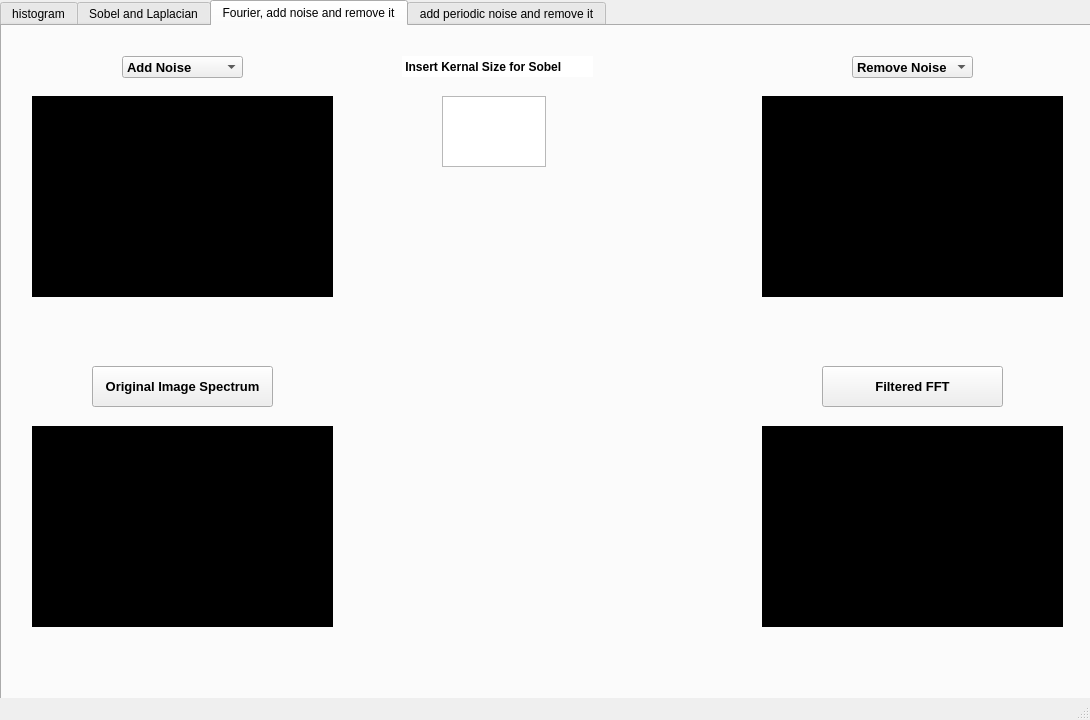
<?xml version="1.0" encoding="UTF-8"?>
<ui version="4.0">
 <class>MainWindow</class>
 <widget class="QMainWindow" name="MainWindow">
  <property name="geometry">
   <rect>
    <x>0</x>
    <y>0</y>
    <width>1090</width>
    <height>720</height>
   </rect>
  </property>
  <property name="mouseTracking">
   <bool>false</bool>
  </property>
  <property name="windowTitle">
   <string>MainWindow</string>
  </property>
  <widget class="QWidget" name="centralwidget">
   <widget class="QTabWidget" name="tabWidget">
    <property name="geometry">
     <rect>
      <x>0</x>
      <y>0</y>
      <width>1091</width>
      <height>781</height>
     </rect>
    </property>
    <property name="currentIndex">
     <number>2</number>
    </property>
    <widget class="QWidget" name="tab">
     <attribute name="title">
      <string>histogram</string>
     </attribute>
     <widget class="QPushButton" name="pushButton">
      <property name="geometry">
       <rect>
        <x>240</x>
        <y>0</y>
        <width>91</width>
        <height>41</height>
       </rect>
      </property>
      <property name="text">
       <string/>
      </property>
      <property name="icon">
       <iconset>
        <normaloff>images/a4062ad37f408df.png</normaloff>images/a4062ad37f408df.png</iconset>
      </property>
      <property name="iconSize">
       <size>
        <width>91</width>
        <height>41</height>
       </size>
      </property>
     </widget>
     <widget class="QLabel" name="label">
      <property name="geometry">
       <rect>
        <x>130</x>
        <y>50</y>
        <width>301</width>
        <height>201</height>
       </rect>
      </property>
      <property name="styleSheet">
       <string notr="true">
background-color: rgb(0, 0, 0);</string>
      </property>
      <property name="text">
       <string/>
      </property>
     </widget>
     <widget class="MplWid2" name="MplWid2" native="true">
      <property name="geometry">
       <rect>
        <x>0</x>
        <y>320</y>
        <width>541</width>
        <height>301</height>
       </rect>
      </property>
     </widget>
     <widget class="QPushButton" name="pushButton_2">
      <property name="geometry">
       <rect>
        <x>210</x>
        <y>270</y>
        <width>141</width>
        <height>31</height>
       </rect>
      </property>
      <property name="font">
       <font>
        <pointsize>10</pointsize>
        <weight>75</weight>
        <bold>true</bold>
       </font>
      </property>
      <property name="styleSheet">
       <string notr="true">background-color: rgb(85, 170, 255);</string>
      </property>
      <property name="text">
       <string>calculate histogram</string>
      </property>
     </widget>
     <widget class="QPushButton" name="pushButton_3">
      <property name="geometry">
       <rect>
        <x>760</x>
        <y>10</y>
        <width>101</width>
        <height>31</height>
       </rect>
      </property>
      <property name="font">
       <font>
        <pointsize>10</pointsize>
        <weight>75</weight>
        <bold>true</bold>
       </font>
      </property>
      <property name="styleSheet">
       <string notr="true">background-color: rgb(0, 85, 255);
background-color: rgb(85, 170, 255);</string>
      </property>
      <property name="text">
       <string>equalize</string>
      </property>
     </widget>
     <widget class="QLabel" name="label_2">
      <property name="geometry">
       <rect>
        <x>660</x>
        <y>60</y>
        <width>301</width>
        <height>201</height>
       </rect>
      </property>
      <property name="styleSheet">
       <string notr="true">
background-color: rgb(0, 0, 0);</string>
      </property>
      <property name="text">
       <string/>
      </property>
     </widget>
     <widget class="QPushButton" name="pushButton_4">
      <property name="geometry">
       <rect>
        <x>710</x>
        <y>280</y>
        <width>201</width>
        <height>31</height>
       </rect>
      </property>
      <property name="font">
       <font>
        <pointsize>10</pointsize>
        <weight>75</weight>
        <bold>true</bold>
       </font>
      </property>
      <property name="styleSheet">
       <string notr="true">background-color: rgb(85, 170, 255);</string>
      </property>
      <property name="text">
       <string>calculate equalize histogram</string>
      </property>
     </widget>
     <widget class="MplWid2" name="MplWid2_2" native="true">
      <property name="geometry">
       <rect>
        <x>540</x>
        <y>320</y>
        <width>541</width>
        <height>301</height>
       </rect>
      </property>
     </widget>
    </widget>
    <widget class="QWidget" name="tab_2">
     <attribute name="title">
      <string>Sobel and Laplacian</string>
     </attribute>
     <widget class="QPushButton" name="pushButton_5">
      <property name="geometry">
       <rect>
        <x>150</x>
        <y>230</y>
        <width>231</width>
        <height>71</height>
       </rect>
      </property>
      <property name="font">
       <font>
        <pointsize>20</pointsize>
        <weight>75</weight>
        <bold>true</bold>
       </font>
      </property>
      <property name="styleSheet">
       <string notr="true">background-color: rgb(85, 170, 255);</string>
      </property>
      <property name="text">
       <string>Sobel</string>
      </property>
     </widget>
     <widget class="QPushButton" name="pushButton_6">
      <property name="geometry">
       <rect>
        <x>750</x>
        <y>230</y>
        <width>221</width>
        <height>71</height>
       </rect>
      </property>
      <property name="font">
       <font>
        <pointsize>20</pointsize>
        <weight>75</weight>
        <bold>true</bold>
       </font>
      </property>
      <property name="styleSheet">
       <string notr="true">background-color: rgb(85, 170, 255);</string>
      </property>
      <property name="text">
       <string>laplacian</string>
      </property>
     </widget>
     <widget class="QTextEdit" name="textEdit">
      <property name="geometry">
       <rect>
        <x>220</x>
        <y>390</y>
        <width>104</width>
        <height>71</height>
       </rect>
      </property>
     </widget>
     <widget class="QLabel" name="label_13">
      <property name="geometry">
       <rect>
        <x>180</x>
        <y>350</y>
        <width>191</width>
        <height>21</height>
       </rect>
      </property>
      <property name="font">
       <font>
        <pointsize>9</pointsize>
        <weight>75</weight>
        <bold>true</bold>
       </font>
      </property>
      <property name="styleSheet">
       <string notr="true">background-color: rgb(255, 255, 255);</string>
      </property>
      <property name="text">
       <string> Insert Kernal Size for Sobel</string>
      </property>
     </widget>
    </widget>
    <widget class="QWidget" name="tab_3">
     <attribute name="title">
      <string>Fourier, add noise and remove it</string>
     </attribute>
     <widget class="QComboBox" name="comboBox_2">
      <property name="geometry">
       <rect>
        <x>850</x>
        <y>30</y>
        <width>121</width>
        <height>22</height>
       </rect>
      </property>
      <property name="font">
       <font>
        <pointsize>10</pointsize>
        <weight>75</weight>
        <bold>true</bold>
       </font>
      </property>
      <item>
       <property name="text">
        <string>Remove Noise</string>
       </property>
      </item>
      <item>
       <property name="text">
        <string>median filter</string>
       </property>
      </item>
      <item>
       <property name="text">
        <string>gaussian filter</string>
       </property>
      </item>
     </widget>
     <widget class="QLabel" name="label_5">
      <property name="geometry">
       <rect>
        <x>760</x>
        <y>70</y>
        <width>301</width>
        <height>201</height>
       </rect>
      </property>
      <property name="styleSheet">
       <string notr="true">
background-color: rgb(0, 0, 0);</string>
      </property>
      <property name="text">
       <string/>
      </property>
     </widget>
     <widget class="QLabel" name="label_3">
      <property name="geometry">
       <rect>
        <x>30</x>
        <y>400</y>
        <width>301</width>
        <height>201</height>
       </rect>
      </property>
      <property name="font">
       <font>
        <pointsize>10</pointsize>
       </font>
      </property>
      <property name="styleSheet">
       <string notr="true">
background-color: rgb(0, 0, 0);</string>
      </property>
      <property name="text">
       <string/>
      </property>
     </widget>
     <widget class="QPushButton" name="pushButton_7">
      <property name="geometry">
       <rect>
        <x>90</x>
        <y>340</y>
        <width>181</width>
        <height>41</height>
       </rect>
      </property>
      <property name="font">
       <font>
        <pointsize>10</pointsize>
        <weight>75</weight>
        <bold>true</bold>
       </font>
      </property>
      <property name="text">
       <string>Original Image Spectrum</string>
      </property>
     </widget>
     <widget class="QComboBox" name="comboBox">
      <property name="geometry">
       <rect>
        <x>120</x>
        <y>30</y>
        <width>121</width>
        <height>22</height>
       </rect>
      </property>
      <property name="font">
       <font>
        <pointsize>10</pointsize>
        <weight>75</weight>
        <bold>true</bold>
       </font>
      </property>
      <item>
       <property name="text">
        <string>Add Noise</string>
       </property>
      </item>
      <item>
       <property name="text">
        <string>salt and paper</string>
       </property>
      </item>
      <item>
       <property name="text">
        <string>gaussian </string>
       </property>
      </item>
     </widget>
     <widget class="QLabel" name="label_4">
      <property name="geometry">
       <rect>
        <x>30</x>
        <y>70</y>
        <width>301</width>
        <height>201</height>
       </rect>
      </property>
      <property name="styleSheet">
       <string notr="true">
background-color: rgb(0, 0, 0);</string>
      </property>
      <property name="text">
       <string/>
      </property>
     </widget>
     <widget class="QPushButton" name="pushButton_9">
      <property name="geometry">
       <rect>
        <x>820</x>
        <y>340</y>
        <width>181</width>
        <height>41</height>
       </rect>
      </property>
      <property name="font">
       <font>
        <pointsize>10</pointsize>
        <weight>75</weight>
        <bold>true</bold>
       </font>
      </property>
      <property name="text">
       <string>Filtered FFT</string>
      </property>
     </widget>
     <widget class="QLabel" name="label_9">
      <property name="geometry">
       <rect>
        <x>760</x>
        <y>400</y>
        <width>301</width>
        <height>201</height>
       </rect>
      </property>
      <property name="font">
       <font>
        <pointsize>10</pointsize>
       </font>
      </property>
      <property name="styleSheet">
       <string notr="true">
background-color: rgb(0, 0, 0);</string>
      </property>
      <property name="text">
       <string/>
      </property>
     </widget>
     <widget class="QLabel" name="label_14">
      <property name="geometry">
       <rect>
        <x>400</x>
        <y>30</y>
        <width>191</width>
        <height>21</height>
       </rect>
      </property>
      <property name="font">
       <font>
        <pointsize>9</pointsize>
        <weight>75</weight>
        <bold>true</bold>
       </font>
      </property>
      <property name="styleSheet">
       <string notr="true">background-color: rgb(255, 255, 255);</string>
      </property>
      <property name="text">
       <string> Insert Kernal Size for Sobel</string>
      </property>
     </widget>
     <widget class="QTextEdit" name="textEdit_2">
      <property name="geometry">
       <rect>
        <x>440</x>
        <y>70</y>
        <width>104</width>
        <height>71</height>
       </rect>
      </property>
     </widget>
    </widget>
    <widget class="QWidget" name="tab_4">
     <attribute name="title">
      <string>add periodic noise and remove it</string>
     </attribute>
     <widget class="QPushButton" name="pushButton_8">
      <property name="geometry">
       <rect>
        <x>150</x>
        <y>20</y>
        <width>151</width>
        <height>41</height>
       </rect>
      </property>
      <property name="font">
       <font>
        <pointsize>10</pointsize>
        <weight>75</weight>
        <bold>true</bold>
       </font>
      </property>
      <property name="styleSheet">
       <string notr="true">background-color: rgb(85, 170, 255);</string>
      </property>
      <property name="text">
       <string>Add periodic noise</string>
      </property>
     </widget>
     <widget class="QLabel" name="label_6">
      <property name="geometry">
       <rect>
        <x>30</x>
        <y>70</y>
        <width>391</width>
        <height>341</height>
       </rect>
      </property>
      <property name="styleSheet">
       <string notr="true">
background-color: rgb(0, 0, 0);</string>
      </property>
      <property name="text">
       <string/>
      </property>
     </widget>
     <widget class="QLabel" name="label_7">
      <property name="geometry">
       <rect>
        <x>30</x>
        <y>480</y>
        <width>141</width>
        <height>31</height>
       </rect>
      </property>
      <property name="styleSheet">
       <string notr="true">background-color: rgb(85, 170, 255);</string>
      </property>
      <property name="text">
       <string>       select type of filter</string>
      </property>
     </widget>
     <widget class="QComboBox" name="comboBox_3">
      <property name="geometry">
       <rect>
        <x>190</x>
        <y>480</y>
        <width>181</width>
        <height>31</height>
       </rect>
      </property>
      <property name="font">
       <font>
        <pointsize>10</pointsize>
        <weight>75</weight>
        <bold>true</bold>
       </font>
      </property>
      <item>
       <property name="text">
        <string>Apply Filter</string>
       </property>
      </item>
      <item>
       <property name="text">
        <string>band reject filter</string>
       </property>
      </item>
      <item>
       <property name="text">
        <string>Mask</string>
       </property>
      </item>
     </widget>
     <widget class="QLabel" name="label_8">
      <property name="geometry">
       <rect>
        <x>690</x>
        <y>70</y>
        <width>281</width>
        <height>261</height>
       </rect>
      </property>
      <property name="styleSheet">
       <string notr="true">
background-color: rgb(0, 0, 0);</string>
      </property>
      <property name="text">
       <string/>
      </property>
     </widget>
     <widget class="QLabel" name="label_10">
      <property name="geometry">
       <rect>
        <x>770</x>
        <y>20</y>
        <width>141</width>
        <height>31</height>
       </rect>
      </property>
      <property name="font">
       <font>
        <weight>75</weight>
        <bold>true</bold>
       </font>
      </property>
      <property name="styleSheet">
       <string notr="true">background-color: rgb(85, 170, 255);
background-color: rgb(255, 255, 255);</string>
      </property>
      <property name="text">
       <string>          Filtered image</string>
      </property>
     </widget>
     <widget class="QLabel" name="label_11">
      <property name="geometry">
       <rect>
        <x>690</x>
        <y>410</y>
        <width>281</width>
        <height>261</height>
       </rect>
      </property>
      <property name="styleSheet">
       <string notr="true">
background-color: rgb(0, 0, 0);</string>
      </property>
      <property name="text">
       <string/>
      </property>
     </widget>
     <widget class="QLabel" name="label_12">
      <property name="geometry">
       <rect>
        <x>760</x>
        <y>370</y>
        <width>141</width>
        <height>31</height>
       </rect>
      </property>
      <property name="font">
       <font>
        <weight>75</weight>
        <bold>true</bold>
       </font>
      </property>
      <property name="styleSheet">
       <string notr="true">background-color: rgb(85, 170, 255);
background-color: rgb(255, 255, 255);</string>
      </property>
      <property name="text">
       <string>       Filtered Spectrum</string>
      </property>
     </widget>
    </widget>
   </widget>
  </widget>
  <widget class="QStatusBar" name="statusbar"/>
 </widget>
 <customwidgets>
  <customwidget>
   <class>MplWid2</class>
   <extends>QWidget</extends>
   <header>mplwid2.h</header>
   <container>1</container>
  </customwidget>
 </customwidgets>
 <resources/>
 <connections>
  <connection>
   <sender>pushButton</sender>
   <signal>clicked()</signal>
   <receiver>MainWindow</receiver>
   <slot>load()</slot>
   <hints>
    <hint type="sourcelabel">
     <x>287</x>
     <y>52</y>
    </hint>
    <hint type="destinationlabel">
     <x>293</x>
     <y>282</y>
    </hint>
   </hints>
  </connection>
  <connection>
   <sender>pushButton_3</sender>
   <signal>clicked()</signal>
   <receiver>MainWindow</receiver>
   <slot>equalize_histogram()</slot>
   <hints>
    <hint type="sourcelabel">
     <x>782</x>
     <y>47</y>
    </hint>
    <hint type="destinationlabel">
     <x>491</x>
     <y>292</y>
    </hint>
   </hints>
  </connection>
  <connection>
   <sender>pushButton_2</sender>
   <signal>clicked()</signal>
   <receiver>MainWindow</receiver>
   <slot>draw_histogram()</slot>
   <hints>
    <hint type="sourcelabel">
     <x>282</x>
     <y>307</y>
    </hint>
    <hint type="destinationlabel">
     <x>551</x>
     <y>292</y>
    </hint>
   </hints>
  </connection>
  <connection>
   <sender>pushButton_4</sender>
   <signal>clicked()</signal>
   <receiver>MainWindow</receiver>
   <slot>draw_equalize_histo()</slot>
   <hints>
    <hint type="sourcelabel">
     <x>812</x>
     <y>317</y>
    </hint>
    <hint type="destinationlabel">
     <x>551</x>
     <y>292</y>
    </hint>
   </hints>
  </connection>
  <connection>
   <sender>pushButton_5</sender>
   <signal>clicked()</signal>
   <receiver>MainWindow</receiver>
   <slot>show_sobel_window()</slot>
   <hints>
    <hint type="sourcelabel">
     <x>257</x>
     <y>287</y>
    </hint>
    <hint type="destinationlabel">
     <x>544</x>
     <y>359</y>
    </hint>
   </hints>
  </connection>
  <connection>
   <sender>pushButton_6</sender>
   <signal>clicked()</signal>
   <receiver>MainWindow</receiver>
   <slot>show_laplace_window()</slot>
   <hints>
    <hint type="sourcelabel">
     <x>687</x>
     <y>277</y>
    </hint>
    <hint type="destinationlabel">
     <x>544</x>
     <y>359</y>
    </hint>
   </hints>
  </connection>
  <connection>
   <sender>pushButton_8</sender>
   <signal>clicked()</signal>
   <receiver>MainWindow</receiver>
   <slot>Add_periodic_noise()</slot>
   <hints>
    <hint type="sourcelabel">
     <x>177</x>
     <y>62</y>
    </hint>
    <hint type="destinationlabel">
     <x>544</x>
     <y>359</y>
    </hint>
   </hints>
  </connection>
 </connections>
 <slots>
  <slot>load()</slot>
  <slot>draw_histogram()</slot>
  <slot>equalize_histogram()</slot>
  <slot>draw_equalize_histo()</slot>
  <slot>show_sobel_window()</slot>
  <slot>show_laplace_window()</slot>
  <slot>Apply_Fourier()</slot>
  <slot>remove_noise()</slot>
  <slot>Add_periodic_noise()</slot>
  <slot>apply_filter()</slot>
 </slots>
</ui>
